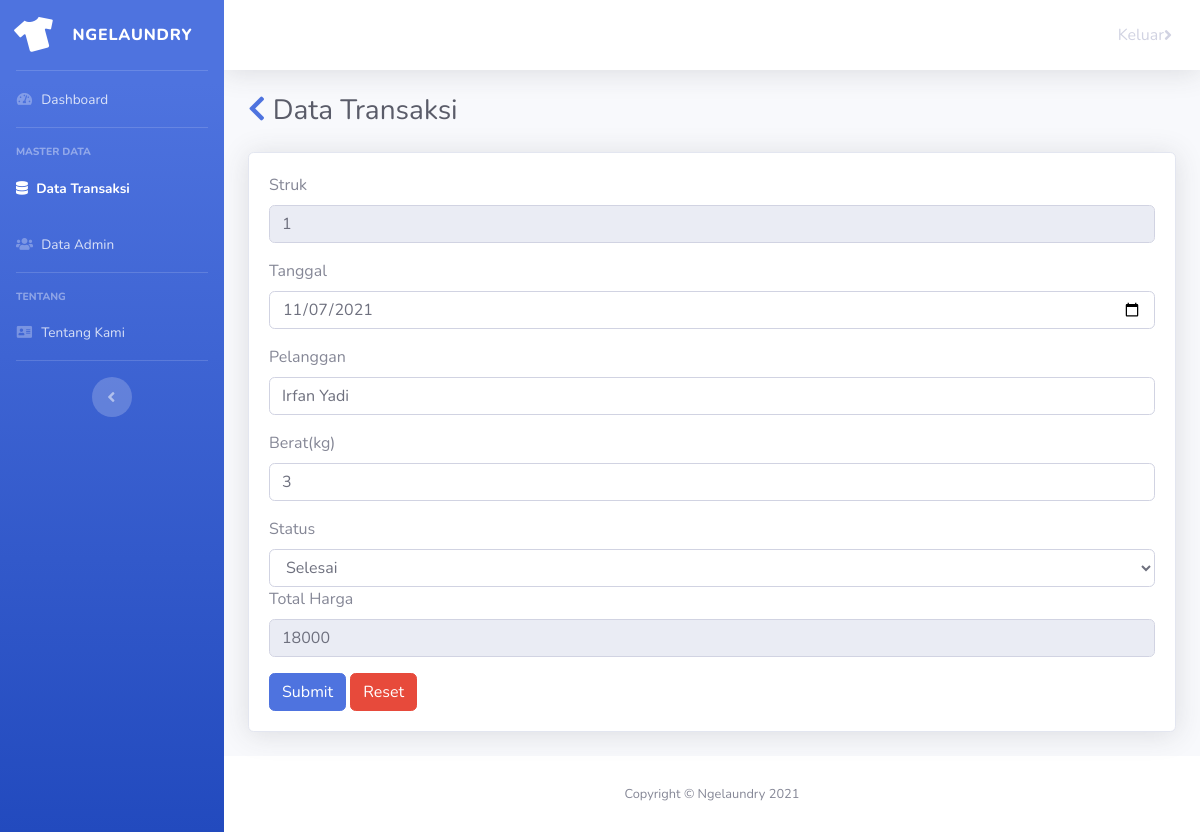
The page /laundry/transaksi/updatePage/1 on the database its author committed.
### tables this page shows
CREATE TABLE `transaksi` (
  `struk` int(11) NOT NULL,
  `tanggal` date NOT NULL,
  `pelanggan` varchar(128) NOT NULL,
  `berat` varchar(128) NOT NULL,
  `harga` varchar(128) NOT NULL,
  `status` varchar(128) NOT NULL
);

### laundry/application/controllers/Transaksi.php (called while the page is built, shortened)
<?php
class Transaksi extends CI_Controller
{
	public function __construct()
	{
		$this->load->model('m_transaksi');
	}
	public function updatePage($struk)
	{
		$queryLaundryDetail = $this->m_transaksi->getDataDetail($struk);
		$data = array('queryLndryDetail' => $queryLaundryDetail);
		$this->load->view('/template/v_header');
		$this->load->view('/template/v_navigation');
		$this->load->view('/transaksi/v_update', $data);
		$this->load->view('/template/v_footer');
	}
}

### laundry/index.php (called while the page is built, shortened)
<?php
require_once BASEPATH.'core/CodeIgniter.php';

### laundry/application/models/m_transaksi.php (called while the page is built, shortened)
<?php
class m_transaksi extends CI_Model
{
	function getDataDetail($struk)
	{
		$this->db->where('struk', $struk);
		$query = $this->db->get('transaksi');
		return $query->row();
	}
}

### laundry/application/views/transaksi/v_update.php (the view, shortened to what this page needs)
<div class="container-fluid">
    <div class="d-sm-flex align-items-center justify-content-between mb-4">
        <h1 class="h3 mb-0 text-gray-800"> <a href="<?= base_url('transaksi') ?>">
                <i class="fas fa-chevron-left"></i></a> Data Transaksi</h1>
    </div>
    <div class="card shadow mb-4">
        <div class="card-body">
            <form action="<?= base_url('/transaksi/updateData') ?>" method="post">
                <div class="form-group">
                    <label for="struk">Struk</label>
                    <input name="struk" class="form-control" id="struk" value="<?= $queryLndryDetail->struk ?>" readonly>
                </div>
                <div class="form-group">
                    <label for="tanggal">Tanggal</label>
                    <input type="date" name="tanggal" class="form-control" id="tanggal" value="<?= $queryLndryDetail->tanggal ?>" required autocomplete="off">
                </div>
                <div class="form-group">
                    <label for="pelanggan">Pelanggan</label>
                    <input type="text" name="pelanggan" class="form-control" id="pelanggan" value="<?= $queryLndryDetail->pelanggan ?>" required autocomplete="off">
                </div>
                <div class="form-group">
                    <label for="berat">Berat(kg)</label>
                    <input type="number" name="berat" min="1" class="form-control" id="berat" value="<?= $queryLndryDetail->berat ?>" required autocomplete="off">
                </div>
                <div>
                    <label for="status">Status</label>
                    <select class="form-control" id="status" name="status">
                        <?php
                        if ($queryLndryDetail->status  == "Proses") { ?>
                            <option selected>Proses</option>
                            <option>Selesai</option>
                        <?php } else {  ?>
                            <option selected>Selesai</option>
                        <?php } ?>
                    </select>
                </div>
                <div class="form-group">
                    <label for="harga">Total Harga</label>
                    <input type="text" name="harga" class="form-control" id="harga" value="<?= $queryLndryDetail->harga ?>" readonly>
                </div>
                <button type="submit" class="btn btn-primary">Submit</button>
                <button type="reset" class="btn btn-danger">Reset</button>
            </form>
        </div>
    </div>
</div>
</div>

### rows shown on the page
transaksi: struk "1", tanggal "11/07/2021", pelanggan "Irfan Yadi", berat "3", status "Selesai", harga "18000"
